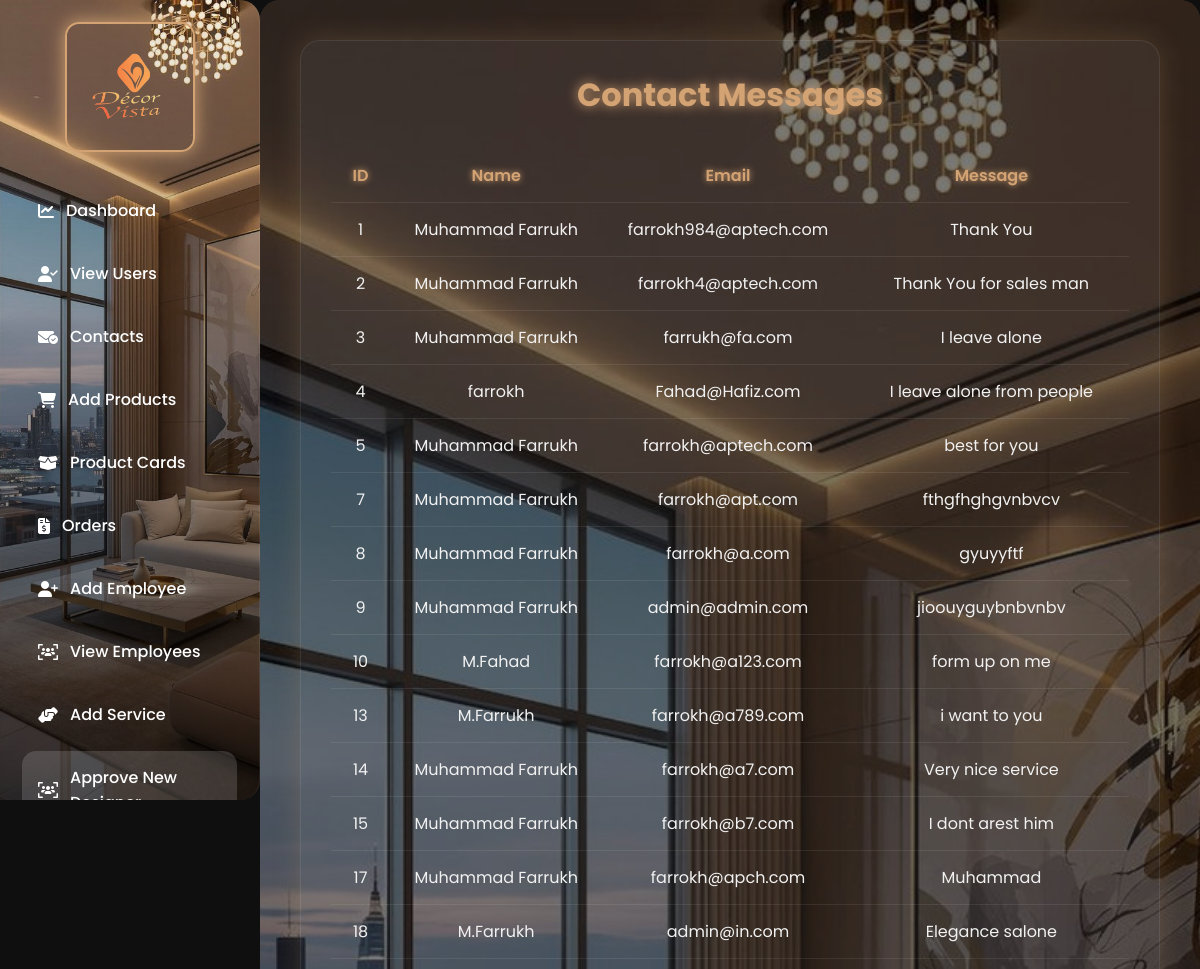
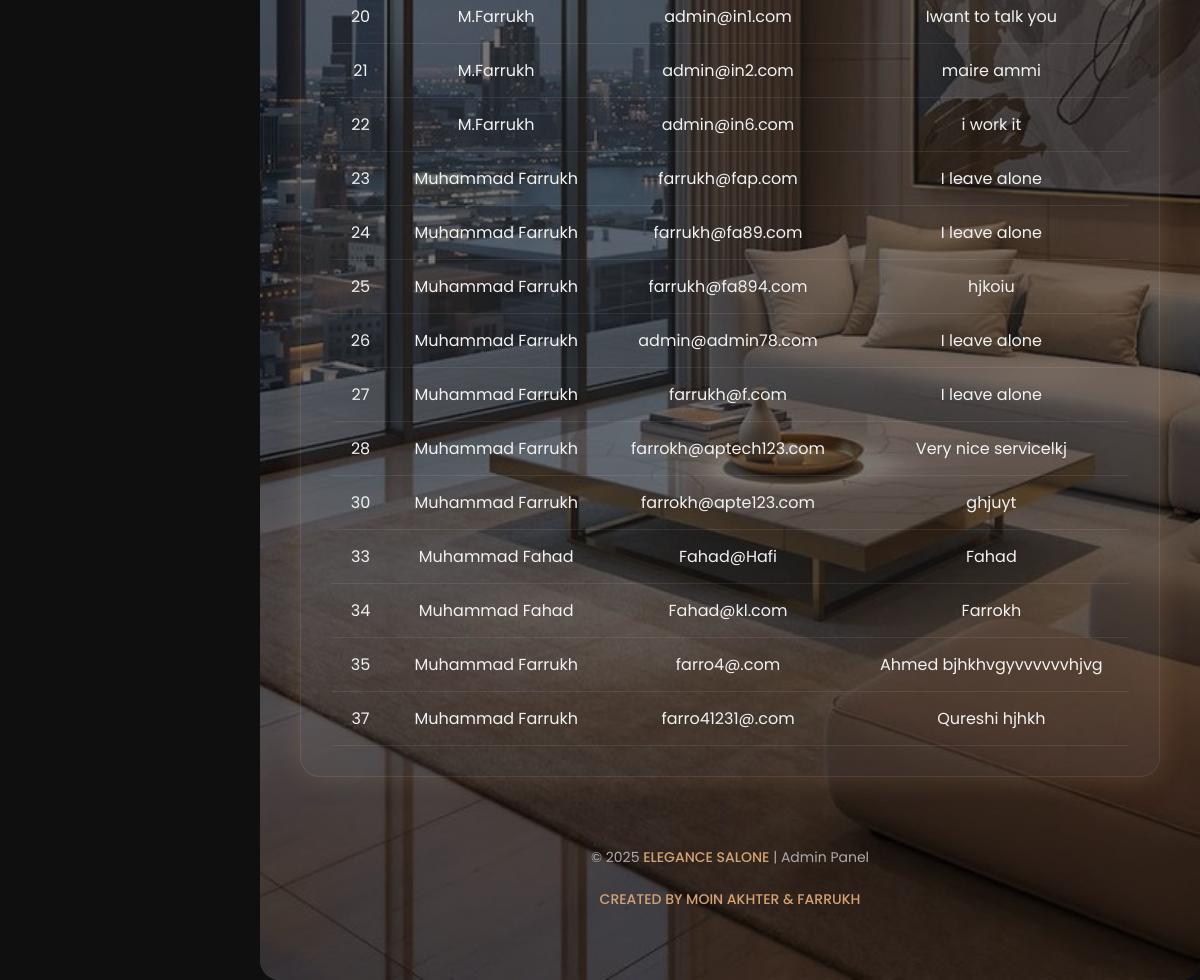
Screenshot of /contect_view.php (signed in) with the database file from the repository (2 pictures, top to bottom).
### tables this page shows
CREATE TABLE `users1` (
  `id` int(11) NOT NULL,
  `name` varchar(100) NOT NULL,
  `email` varchar(100) NOT NULL,
  `message` text DEFAULT NULL
);

### contect_view.php (the view, shortened to what this page needs)
<?php
include "db.php";
$query = "SELECT * FROM users1";
$result = mysqli_query($conn, $query);
?>
<!DOCTYPE html>
<html lang="en">
<head>
  <link rel="stylesheet" href="https://cdnjs.cloudflare.com/ajax/libs/font-awesome/6.4.0/css/all.min.css">
</head>
<body>
<div class="sidebar">
  <div class="logo">
    <img src="decorevistaimages/logo.png" alt="Logo" />
  </div>
   <nav>
            <a href="admin.php"><i class="fa-solid fa-chart-line"></i> Dashboard</a>
            <a href="Signup_view.php"><i class="fa-solid fa-user-check"></i> View Users</a>
            <a href="contect_view.php"><i class="fa-solid fa-envelope-circle-check"></i> Contacts</a>
            <a href="admin_add_product3.php"><i class="fa-solid fa-cart-shopping"></i> Add Products</a>
            <a href="view_products_cards.php"><i class="fa-solid fa-box-open"></i> Product Cards</a>
            <a href="admin_order.php"><i class="fa-solid fa-file-invoice-dollar"></i> Orders</a>
            <a href="admin_add_employee.php"><i class="fa-solid fa-user-plus"></i> Add Employee</a>
            <a href="admin_view_employee.php"><i class="fa-solid fa-users-viewfinder"></i> View Employees</a>
            <a href="appointment_service_add.php"><i class="fa-solid fa-handshake-angle"></i> Add Service</a>
            <a href="designer-approval.php" style="background:rgba(255,255,255,0.15);"><i
                    class="fa-solid fa-users-viewfinder"></i> Approve New Designer</a>
        </nav>
</div>
<div class="main-content">
  <div class="container">
    <h2>Contact Messages</h2>
    <table>
      <thead>
        <tr>
          <th>ID</th>
          <th>Name</th>
          <th>Email</th>
          <th>Message</th>
        </tr>
      </thead>
      <tbody>
        <?php while ($row = mysqli_fetch_assoc($result)): ?>
        <tr>
          <td><?= $row['id']; ?></td>
          <td><?= $row['name']; ?></td>
          <td><?= $row['email']; ?></td>
          <td><?= $row['message']; ?></td>
        </tr>
        <?php endwhile; ?>
      </tbody>
    </table>
  </div>
  <footer>
    &copy; <?= date("Y") ?> <span>ELEGANCE SALONE</span> | Admin Panel<br><br>
    <span>CREATED BY MOIN AKHTER & FARRUKH</span>
  </footer>
</div>
</body>
</html>

### contect_view.php (style rules this page uses)
:root { --brand-accent: #d4a373; --brand-hover: #b89560; --bg-dark: #0f0f0f; --card-bg: rgba(255, 255, 255, 0.06); --text-light: #f1f1f1; --sidebar-width: 260px; --shadow-glow: 0 0 18px var(--brand-accent); --glass-blur: blur(16px); }
* { margin: 0; padding: 0; box-sizing: border-box; }
body { font-family: 'Poppins', sans-serif; background: var(--bg-dark); color: var(--text-light); display: flex; min-height: 100vh; overflow-x: hidden; }
.sidebar { width: var(--sidebar-width); background: linear-gradient(180deg, rgba(212,163,115,0.1), rgba(0,0,0,0.7)), url('decorevistaimages/aaca7cec36ff5dd44456a145fc7a6b70.jpg') center/cover no-repeat; padding: 22px; position: fixed; height: 100vh; overflow-y: auto; border-right: 1px solid rgba(255, 255, 255, 0.08); backdrop-filter: var(--glass-blur); z-index: 1001; transition: transform 0.3s ease-in-out; border-radius: 0 20px 20px 0; }
.sidebar .logo { text-align: center; margin-bottom: 25px; }
.sidebar .logo img { width: 130px; border-radius: 14px; border: 2px solid var(--brand-accent); box-shadow: var(--shadow-glow); }
.sidebar nav a { display: flex; align-items: center; color: #fff; text-decoration: none; padding: 14px 16px; margin: 10px 0; border-radius: 14px; font-weight: 500; font-size: 16px; gap: 12px; transition: 0.35s ease, transform 0.2s ease; }
.main-content { margin-left: var(--sidebar-width); padding: 40px; flex: 1; width: calc(100% - var(--sidebar-width)); background: url('decorevistaimages/aaca7cec36ff5dd44456a145fc7a6b70.jpg') center/cover no-repeat; position: relative; z-index: 1; overflow-x: hidden; min-height: 100vh; backdrop-filter: var(--glass-blur); border-radius: 20px; }
.main-content::before { content: ''; position: absolute; inset: 0; background: rgba(0, 0, 0, 0.55); z-index: 0; }
.main-content > * { position: relative; z-index: 1; }
h2 { font-size: 32px; color: var(--brand-accent); margin-bottom: 30px; text-align: center; text-shadow: 0 0 12px var(--brand-accent); }
.container { background: var(--card-bg); padding: 30px; border-radius: 20px; max-width: 1000px; margin: 0 auto; box-shadow: 0 0 28px rgba(212,163,115,0.2); border: 1px solid rgba(255, 255, 255, 0.08); overflow-x: auto; }
table { width: 100%; border-collapse: collapse; color: var(--text-light); min-width: 600px; }
th, td { padding: 14px 18px; text-align: center; border-bottom: 1px solid rgba(255, 255, 255, 0.08); }
th { color: var(--brand-accent); font-weight: 600; text-shadow: 0 0 6px var(--brand-accent); }
footer { text-align: center; padding: 30px 10px; font-size: 14px; margin-top: 40px; color: #aaa; }
footer span { color: var(--brand-accent); font-weight: 500; }

### rows the page displays
users1: id "1", name "Muhammad Farrukh", email "farrokh984@aptech.com", message "Thank You"
users1: id "2", name "Muhammad Farrukh", email "farrokh4@aptech.com", message "Thank You for sales man"
users1: id "3", name "Muhammad Farrukh", email "farrukh@fa.com", message "I leave alone"
users1: id "4", name "farrokh", email "Fahad@Hafiz.com", message "I leave alone from people"
users1: id "5", name "Muhammad Farrukh", email "farrokh@aptech.com", message "best for you"
users1: id "7", name "Muhammad Farrukh", email "farrokh@apt.com", message "fthgfhghgvnbvcv"
users1: id "8", name "Muhammad Farrukh", email "farrokh@a.com", message "gyuyyftf"
users1: id "9", name "Muhammad Farrukh", email "admin@admin.com", message "jioouyguybnbvnbv"
users1: id "10", name "M.Fahad", email "farrokh@a123.com", message "form up on me"
users1: id "13", name "M.Farrukh", email "farrokh@a789.com", message "i want to you"
users1: id "14", name "Muhammad Farrukh", email "farrokh@a7.com", message "Very nice service"
users1: id "15", name "Muhammad Farrukh", email "farrokh@b7.com", message "I dont arest him"
users1: id "17", name "Muhammad Farrukh", email "farrokh@apch.com", message "Muhammad"
users1: id "18", name "M.Farrukh", email "admin@in.com", message "Elegance salone"
users1: id "20", name "M.Farrukh", email "admin@in1.com", message "Iwant to talk you"
users1: id "21", name "M.Farrukh", email "admin@in2.com", message "maire ammi"
users1: id "22", name "M.Farrukh", email "admin@in6.com", message "i work it"
users1: id "23", name "Muhammad Farrukh", email "farrukh@fap.com", message "I leave alone"
users1: id "24", name "Muhammad Farrukh", email "farrukh@fa89.com", message "I leave alone"
users1: id "25", name "Muhammad Farrukh", email "farrukh@fa894.com", message "hjkoiu"
users1: id "26", name "Muhammad Farrukh", email "admin@admin78.com", message "I leave alone"
users1: id "27", name "Muhammad Farrukh", email "farrukh@f.com", message "I leave alone"
users1: id "28", name "Muhammad Farrukh", email "farrokh@aptech123.com", message "Very nice servicelkj"
users1: id "30", name "Muhammad Farrukh", email "farrokh@apte123.com", message "ghjuyt"
users1: id "33", name "Muhammad Fahad", email "Fahad@Hafi", message "Fahad"
users1: id "34", name "Muhammad Fahad", email "Fahad@kl.com", message "Farrokh"
users1: id "35", name "Muhammad Farrukh", email "farro4@.com", message "Ahmed bjhkhvgyvvvvvvhjvg"
users1: id "37", name "Muhammad Farrukh", email "farro41231@.com", message "Qureshi hjhkh"
